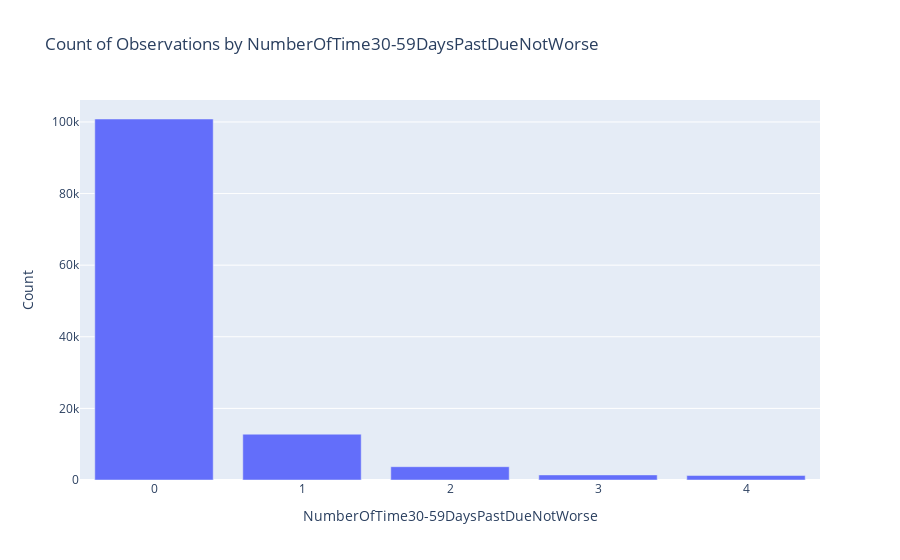

Notebook code cell kept with this figure:
### Code cell
eda_df['NumberOfTime30-59DaysPastDueNotWorse'] = eda_df['NumberOfTime30-59DaysPastDueNotWorse'].clip(upper=4)
counts1 = eda_df['NumberOfTime30-59DaysPastDueNotWorse'].value_counts().sort_index()

fig = px.bar(
    x=counts1.index,
    y=counts1.values,
    labels={'x': 'NumberOfTime30-59DaysPastDueNotWorse', 'y': 'Count'},
    title='Count of Observations by NumberOfTime30-59DaysPastDueNotWorse'
)

fig.show()

print('30-59 days past due not worse rows:', len(eda_df['NumberOfTime30-59DaysPastDueNotWorse']))

### Figure 1 — Plotly figure (JSON) as saved in the notebook; plotly's stock layout.template omitted (floating-point values rounded to 4 significant figures)
{"data": [{"hovertemplate": "NumberOfTime30-59DaysPastDueNotWorse=%{x}<br>Count=%{y}<extra></extra>", "legendgroup": "", "marker": {"color": "#636efa", "pattern": {"shape": ""}}, "name": "", "orientation": "v", "showlegend": false, "textposition": "auto", "type": "bar", "x": [0, 1, 2, 3, 4], "xaxis": "x", "y": [100822, 12793, 3716, 1418, 1250], "yaxis": "y"}], "layout": {"barmode": "relative", "legend": {"tracegroupgap": 0}, "title": {"text": "Count of Observations by NumberOfTime30-59DaysPastDueNotWorse"}, "xaxis": {"anchor": "y", "domain": [0, 1], "title": {"text": "NumberOfTime30-59DaysPastDueNotWorse"}}, "yaxis": {"anchor": "x", "domain": [0, 1], "title": {"text": "Count"}}}}
